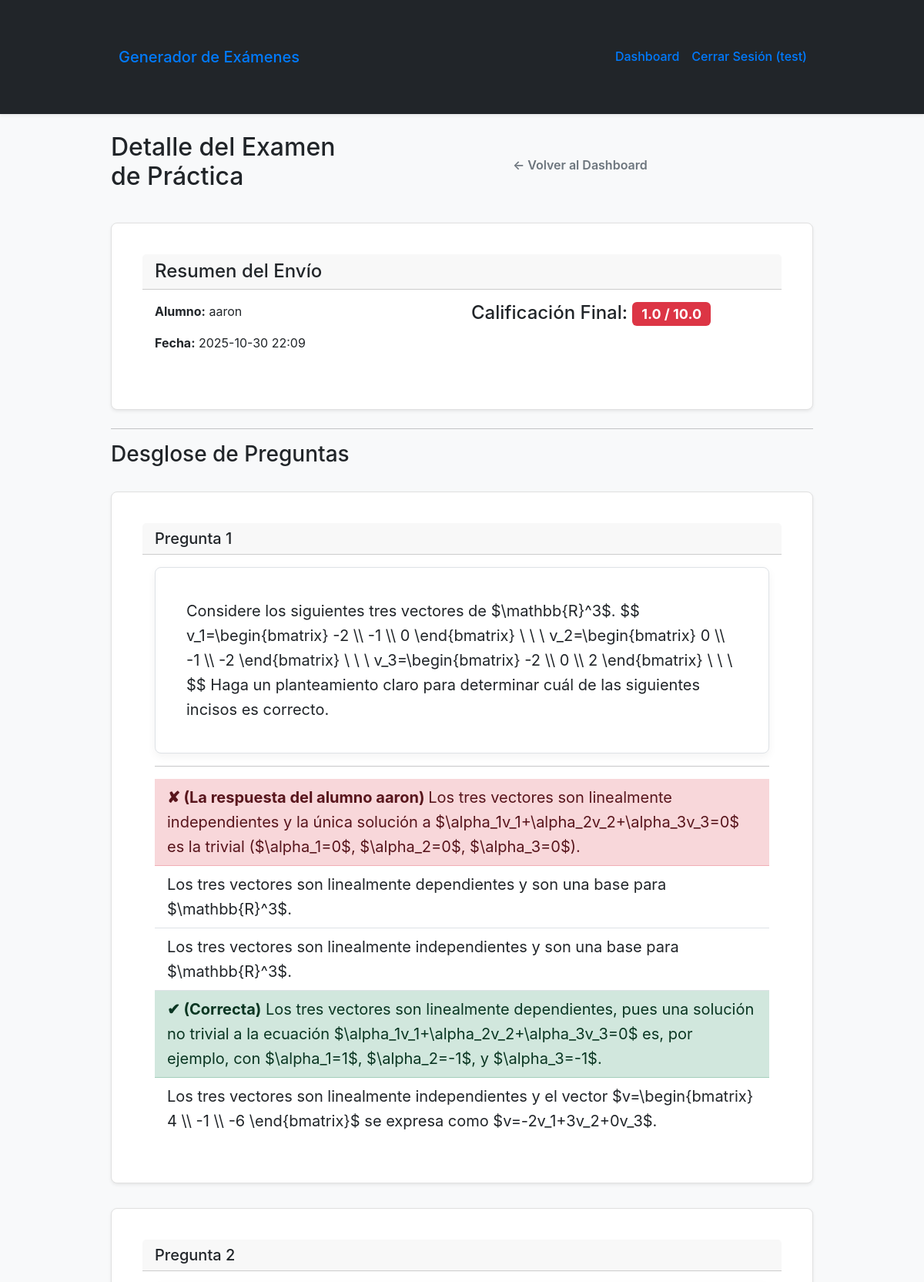
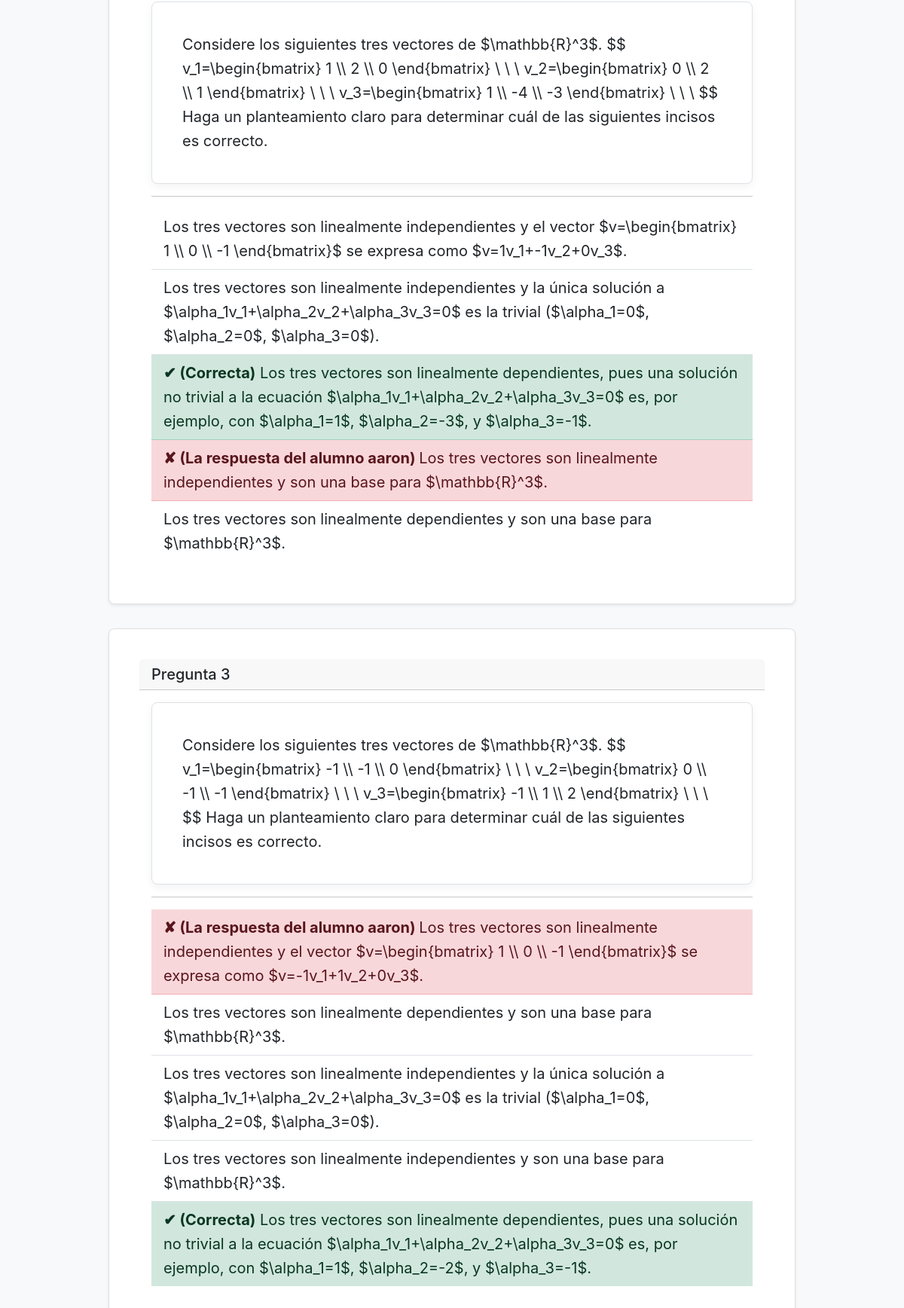
/respuesta/4 (signed in, upper part), run on the app's committed database (2 pictures, top to bottom).
### app/models.py (models this page shows, shortened)
class Usuario(db.Model, UserMixin):
    __tablename__ = 'usuarios'
    id = db.Column(db.Integer, primary_key=True)
    nombre = db.Column(db.String(120), nullable=False)
    email = db.Column(db.String(120), unique=True, nullable=False, index=True)
    password_hash = db.Column(db.String(255), nullable=False)
    rol = db.Column(db.String(50), nullable=False, default='alumno')
    fecha_registro = db.Column(db.DateTime, default=datetime.utcnow)
    examenes_creados = db.relationship('Examen', backref='creador', lazy='dynamic')
    respuestas_enviadas = db.relationship('RespuestaAlumno', backref='alumno', lazy='dynamic')

class RespuestaAlumno(db.Model):
    __tablename__ = 'respuestas_alumnos'
    id = db.Column(db.Integer, primary_key=True)
    examen_id = db.Column(db.Integer, db.ForeignKey('examenes.id'), nullable=True)
    alumno_id = db.Column(db.Integer, db.ForeignKey('usuarios.id'), nullable=False)
    respuestas_json = db.Column(db.JSON, nullable=False)
    preguntas_json = db.Column(db.JSON, nullable=True)
    pdf_path = db.Column(db.String(255))
    calificacion = db.Column(db.Float)
    fecha_envio = db.Column(db.DateTime, default=datetime.utcnow)

### app/main.py (the view)
@main.route('/respuesta/<int:respuesta_id>')
@login_required
def ver_respuesta(respuesta_id):
    if current_user.rol != 'docente':
        abort(403)
    respuesta = db.session.get(RespuestaAlumno, respuesta_id)
    if not respuesta:
        abort(404) # Si no se encuentra, error 404
    try:
        preguntas = json.loads(respuesta.preguntas_json)
        respuestas_alumno = json.loads(respuesta.respuestas_json)
    except TypeError:
        preguntas = respuesta.preguntas_json
        respuestas_alumno = respuesta.respuestas_json
    return render_template(
        'ver_respuesta.html',
        usuario=current_user,
        respuesta=respuesta,          # El objeto 'RespuestaAlumno' (para la nota, alumno, etc.)
        preguntas=preguntas,          # La lista de preguntas que se hicieron
        respuestas_alumno=respuestas_alumno # El dict de las respuestas del alumno
    )

### app/__init__.py (called while the page is built)
@login_manager.user_loader
def load_user(user_id):
    from .models import Usuario
    return db.session.get(Usuario, int(user_id))

### app/templates/ver_respuesta.html (shortened to what this page needs)
{% extends "base.html" %}
{% block content %}
    <div class="d-flex justify-content-between align-items-center mb-3">
        <h2>Detalle del Examen de Práctica</h2>
        <a href="{{ url_for('main.dashboard') }}" class="btn btn-outline-secondary">
            &larr; Volver al Dashboard
        </a>
    </div>
    <div class="card shadow-sm mb-4">
        <div class="card-header">
            <h4 class="mb-0">Resumen del Envío</h4>
        </div>
        <div class="card-body">
            <div class="row">
                <div class="col-md-6">
                    <p><strong>Alumno:</strong> {{ respuesta.alumno.nombre }}</p>
                    <p><strong>Fecha:</strong> {{ respuesta.fecha_envio.strftime('%Y-%m-%d %H:%M') }}</p>
                </div>
                <div class="col-md-6">
                    <h4>Calificación Final:
                        <span class="badge
                            {% if respuesta.calificacion >= 8 %} bg-success
                            {% elif respuesta.calificacion >= 6 %} bg-warning text-dark
                            {% else %} bg-danger
                            {% endif %}">
                            {{ "%.1f"|format(respuesta.calificacion) }} / 10.0
                        </span>
                    </h4>
                </div>
            </div>
        </div>
    </div>
    <hr>
    <h3>Desglose de Preguntas</h3>
    {% for pregunta in preguntas %}
    {% set pregunta_index_str = "pregunta-" + loop.index0|string %}
    {% set respuesta_alumno_idx = respuestas_alumno[pregunta_index_str] | int %}
    <div class="card shadow-sm mb-3">
        <div class="card-header">
            <h5 class="mb-0">Pregunta {{ loop.index }}</h5>
        </div>
        <div class="card-body">
            <div class="pregunta-container fs-5 mb-3">
                {{ pregunta.enunciado_latex | safe }}
            </div>
            <hr>
            <ul class="list-group list-group-flush">
                {% for opcion in pregunta.opciones %}
                {% set es_correcta = (loop.index0 == pregunta.respuesta_correcta) %}
                {% set es_seleccionada = (loop.index0 == respuesta_alumno_idx) %}
                <li class="list-group-item fs-5
                    {% if es_correcta %}
                        list-group-item-success
                    {% elif es_seleccionada and not es_correcta %}
                        list-group-item-danger
                    {% endif %}
                ">
                    {% if es_seleccionada %}
                        <strong>
                            {% if es_correcta %}
                                &#x2714; {% else %}
                                &#x2718; {% endif %}
                            (La respuesta del alumno {{ respuesta.alumno.nombre }})
                        </strong>
                    {% endif %}
                    {% if es_correcta and not es_seleccionada %}
                        <strong>&#x2714; (Correcta)</strong>
                    {% endif %}
                    {{ opcion | safe }}
                </li>
                {% endfor %}
            </ul>
        </div>
    </div>
    {% endfor %}
{% endblock %}

### app/templates/base.html (shortened to what this page needs)
<!DOCTYPE html>
<html lang="es">
<head>
    <link href="https://cdn.jsdelivr.net/npm/bootstrap@5.3.3/dist/css/bootstrap.min.css"
          rel="stylesheet"
>
    <link rel="stylesheet" href="{{ url_for('static', filename='css/style.css') }}">
</head>
<body class="bg-light">
    <nav class="navbar navbar-expand-lg navbar-dark bg-dark shadow-sm">
        <div class="container">
            <a class="navbar-brand" href="{{ url_for('main.index') }}">Generador de Exámenes</a>
            <div class="collapse navbar-collapse" id="navbarNav">
                <ul class="navbar-nav ms-auto">
                    {% if current_user.is_authenticated %}
                        <li class="nav-item">
                            <a class="nav-link" href="{{ url_for('main.dashboard') }}">Dashboard</a>
                        </li>
                        <li class="nav-item">
                            <a class="nav-link" href="{{ url_for('auth.logout') }}">Cerrar Sesión ({{ current_user.nombre }})</a>
                        </li>
                    {% endif %}
                </ul>
            </div>
        </div>
    </nav>
    <main class="container my-4">
        {% block content %}{% endblock %}
    </main>
</body>
</html>

### app/static/css/style.css (style rules this page uses)
:root { --color-primario: #007bff; --color-secundario: #6c757d; --color-exito: #28a745; --color-peligro: #dc3545; --color-fondo: #f8f9fa; --color-tarjeta: #ffffff; --color-texto: #212529; --sombra-tarjeta: 0 4px 12px rgba(0, 0, 0, 0.05); --borde-radio: 8px; }
body { font-family: -apple-system, BlinkMacSystemFont, "Segoe UI", Roboto, "Helvetica Neue", Arial, sans-serif; margin: 0; padding: 0; background-color: var(--color-fondo); color: var(--color-texto); line-height: 1.6; }
.container { max-width: 960px; margin: 2em auto; padding: 0 1.5em; }
.navbar { background-color: var(--color-tarjeta); padding: 1em 2em; box-shadow: var(--sombra-tarjeta); display: flex; justify-content: space-between; align-items: center; }
.navbar a { text-decoration: none; color: var(--color-primario); font-weight: 500; padding: 0.5em; }
.card { background-color: var(--color-tarjeta); border: 1px solid #e0e0e0; border-radius: var(--borde-radio); box-shadow: var(--sombra-tarjeta); padding: 2.5em; margin-top: 2em; }
.btn { display: inline-block; width: 100%; padding: 0.85em 1.2em; font-size: 1rem; font-weight: 600; text-align: center; text-decoration: none; cursor: pointer; border: none; border-radius: 4px; transition: background-color 0.2s ease, transform 0.1s ease; }
.pregunta-container { border: 1px solid #dee2e6; padding: 2em; border-radius: var(--borde-radio); background-color: var(--color-tarjeta); box-shadow: var(--sombra-tarjeta); font-size: 1.1rem; overflow-x: auto; }

### data on the page
Usuario: nombre "test"
Usuario: alumno.nombre "aaron", alumno.nombre "aaron" "aaron" "aaron"
RespuestaAlumno: fecha_envio "2025-10-30 22:09", calificacion "1.0"

### other printed values
{{ opcion | safe }} "Los tres vectores son linealmente independientes y la única solución a $\\alpha_1v_1+\\alpha_2v_2+\\alpha_3v_3=0$ es la trivial ($\\alpha_1=0$, $\\alpha_2=0$, $\\alpha_3=0$)." "Los tres vectores son linealmente dependientes y son una base para $\\mathbb{R}^3$." "Los tres vectores son linealmente independientes y son una base para $\\mathbb{R}^3$." "Los tres vectores son linealmente dependientes, pues una solución no trivial a la ecuación $\\alpha_1v_1+\\alpha_2v_2+\\alpha_3v_3=0$ es, por ejemplo, con $\\alpha_1=1$, $\\alpha_2=-1$, y $\\alpha_3=-1$." "Los tres vectores son linealmente independientes y el vector $v=\\begin{bmatrix} 4 \\\\ -1 \\\\ -6 \\end{bmatrix}$ se expresa como $v=-2v_1+3v_2+0v_3$." "Los tres vectores son linealmente independientes y el vector $v=\\begin{bmatrix} 1 \\\\ 0 \\\\ -1 \\end{bmatrix}$ se expresa como $v=1v_1+-1v_2+0v_3$." "Los tres vectores son linealmente independientes y la única solución a $\\alpha_1v_1+\\alpha_2v_2+\\alpha_3v_3=0$ es la trivial ($\\alpha_1=0$, $\\alpha_2=0$, $\\alpha_3=0$)." "Los tres vectores son linealmente dependientes, pues una solución no trivial a la ecuación $\\alpha_1v_1+\\alpha_2v_2+\\alpha_3v_3=0$ es, por ejemplo, con $\\alpha_1=1$, $\\alpha_2=-3$, y $\\alpha_3=-1$." "Los tres vectores son linealmente independientes y son una base para $\\mathbb{R}^3$." "Los tres vectores son linealmente dependientes y son una base para $\\mathbb{R}^3$." "Los tres vectores son linealmente independientes y el vector $v=\\begin{bmatrix} 1 \\\\ 0 \\\\ -1 \\end{bmatrix}$ se expresa como $v=-1v_1+1v_2+0v_3$." "Los tres vectores son linealmente dependientes y son una base para $\\mathbb{R}^3$." "Los tres vectores son linealmente independientes y la única solución a $\\alpha_1v_1+\\alpha_2v_2+\\alpha_3v_3=0$ es la trivial ($\\alpha_1=0$, $\\alpha_2=0$, $\\alpha_3=0$)." "Los tres vectores son linealmente independientes y son una base para $\\mathbb{R}^3$." "Los tres vectores son linealmente dependientes, pues una solución no trivial a la ecuación $\\alpha_1v_1+\\alpha_2v_2+\\alpha_3v_3=0$ es, por ejemplo, con $\\alpha_1=1$, $\\alpha_2=-2$, y $\\alpha_3=-1$."
